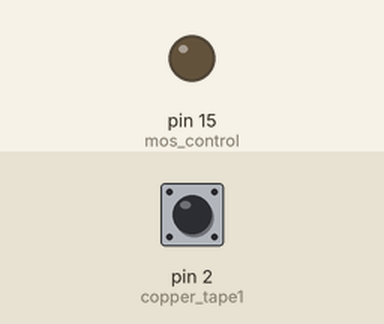
Simulated run of this sketch. Board: Arduino Uno, built with avr-gcc and run on an emulated ATmega328P. Parts: output pins drawn as LEDs (lit = HIGH). Inputs (shaded band) come from the test bench; at power-on: pin 2 (copper_tape1) LOW. What the sketch prints to the serial monitor is not drawn.

Above: at 1.2 s.
1.3 s: pin 2 (copper_tape1) driven HIGH
At 1.55 s:
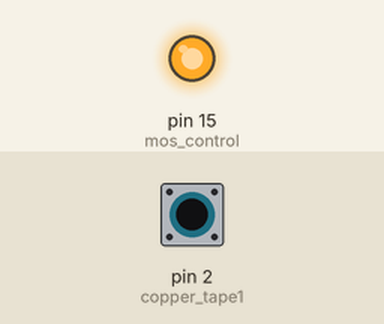
3.3 s: pin 2 (copper_tape1) pulsed LOW 2 times (0.12 s each, 0.3 s apart)
At 5.3 s:
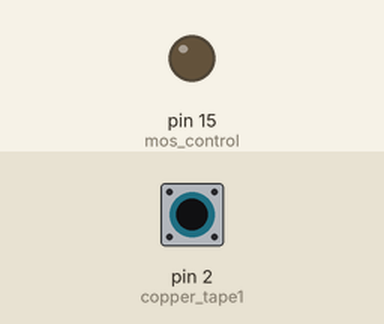
6.9 s: pin 2 (copper_tape1) pulsed LOW 2 times (0.12 s each, 0.3 s apart)
At 7.3 s:
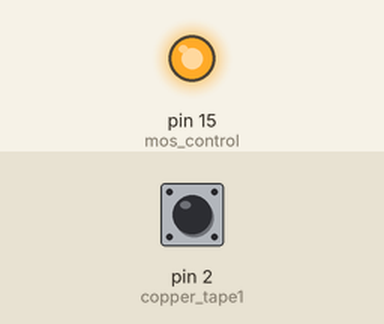
Timing chart, 0 to 9.9 s (numbered marks = the images above; inputs shaded):
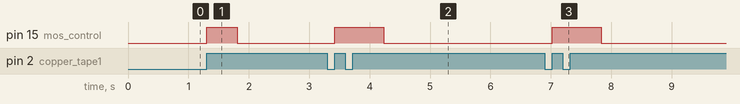

The sketch:

slingshot_test_code.ino
```cpp
int copper_tape1 = 2;
int mos_control = 15;

int slingshot_state = 0;

unsigned long now_time = 0;
unsigned long slingshot1_time = 0;

// put your setup code here, to run once:
void setup() {
  Serial.begin(9600);
  pinMode(copper_tape1, INPUT);
  pinMode(mos_control, OUTPUT);
  attachInterrupt(digitalPinToInterrupt(copper_tape1), ISR_slingshot, RISING);
}

void slingshot1(){
  if(slingshot_state == 0){
    Serial.println("low");
    if(now_time - slingshot1_time > 500){
      digitalWrite(mos_control, LOW);
      slingshot1_time = now_time;
    }
  }
  else { //slingshot_state == 1
    slingshot1_time = millis();
    digitalWrite(mos_control, HIGH);
    slingshot_state = 0;
    Serial.println("high");
  }
}

void ISR_slingshot() {
  slingshot_state = 1;
}

// put your main code here, to run repeatedly:
void loop() {

  now_time = millis();
  slingshot1();
}
```

Measured:
- after the input at 1.3 s, pin 15 (mos_control): LOW → HIGH at once, → LOW 0.51 s later
- after the input at 3.3 s, pin 15 (mos_control): LOW → HIGH after 0.12 s, → LOW 0.81 s later
- after the input at 6.9 s, pin 15 (mos_control): LOW → HIGH after 0.12 s, → LOW 0.81 s later
